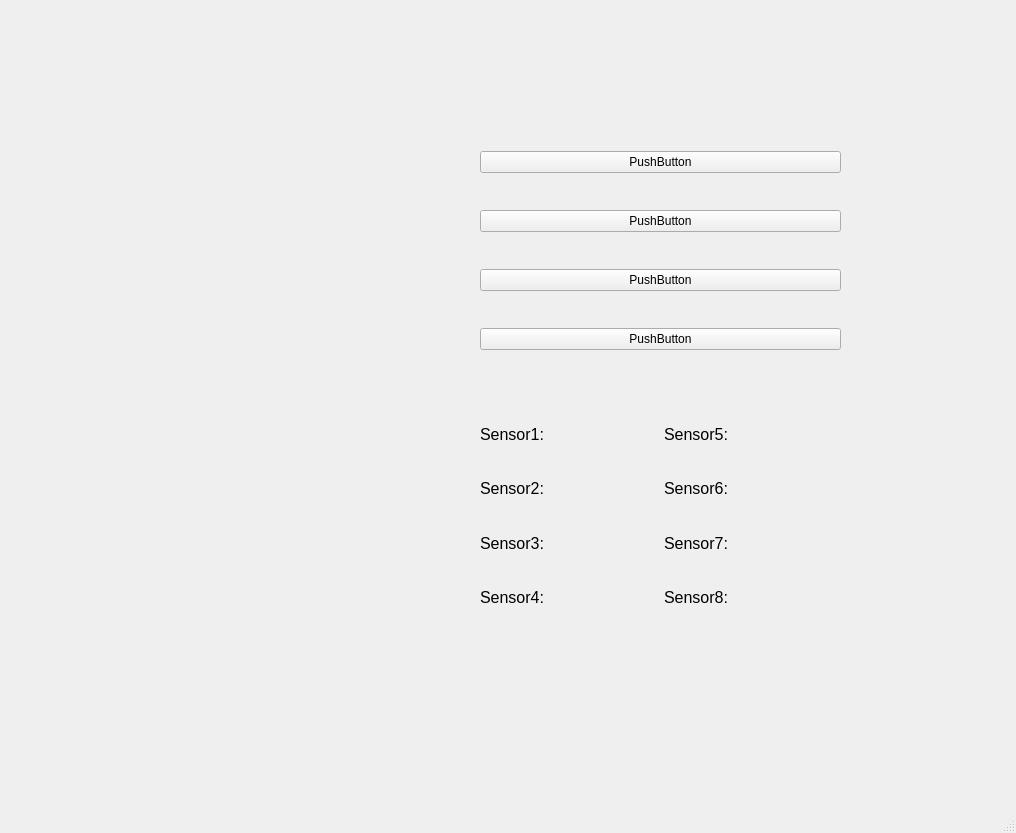
<?xml version="1.0" encoding="UTF-8"?>
<ui version="4.0">
 <class>MainWindow</class>
 <widget class="QMainWindow" name="MainWindow">
  <property name="geometry">
   <rect>
    <x>0</x>
    <y>0</y>
    <width>1016</width>
    <height>833</height>
   </rect>
  </property>
  <property name="windowTitle">
   <string>MainWindow</string>
  </property>
  <widget class="QWidget" name="centralwidget">
   <widget class="QWidget" name="gridLayoutWidget">
    <property name="geometry">
     <rect>
      <x>480</x>
      <y>410</y>
      <width>361</width>
      <height>211</height>
     </rect>
    </property>
    <layout class="QGridLayout" name="gridLayout">
     <item row="0" column="1">
      <widget class="QLabel" name="Sensor5_Label">
       <property name="font">
        <font>
         <pointsize>12</pointsize>
        </font>
       </property>
       <property name="text">
        <string>Sensor5: </string>
       </property>
      </widget>
     </item>
     <item row="1" column="0">
      <widget class="QLabel" name="Sensor2_Label">
       <property name="font">
        <font>
         <pointsize>12</pointsize>
        </font>
       </property>
       <property name="text">
        <string>Sensor2: </string>
       </property>
      </widget>
     </item>
     <item row="1" column="1">
      <widget class="QLabel" name="Sensor6_Label">
       <property name="font">
        <font>
         <pointsize>12</pointsize>
        </font>
       </property>
       <property name="text">
        <string>Sensor6: </string>
       </property>
      </widget>
     </item>
     <item row="0" column="0">
      <widget class="QLabel" name="Sensor1_Label">
       <property name="font">
        <font>
         <pointsize>12</pointsize>
        </font>
       </property>
       <property name="text">
        <string>Sensor1: </string>
       </property>
      </widget>
     </item>
     <item row="2" column="0">
      <widget class="QLabel" name="Sensor3_Label">
       <property name="font">
        <font>
         <pointsize>12</pointsize>
        </font>
       </property>
       <property name="text">
        <string>Sensor3: </string>
       </property>
      </widget>
     </item>
     <item row="2" column="1">
      <widget class="QLabel" name="Sensor7_Label">
       <property name="font">
        <font>
         <pointsize>12</pointsize>
        </font>
       </property>
       <property name="text">
        <string>Sensor7: </string>
       </property>
      </widget>
     </item>
     <item row="3" column="0">
      <widget class="QLabel" name="Sensor4_Label">
       <property name="font">
        <font>
         <pointsize>12</pointsize>
        </font>
       </property>
       <property name="text">
        <string>Sensor4: </string>
       </property>
      </widget>
     </item>
     <item row="3" column="1">
      <widget class="QLabel" name="Sensor8_Label">
       <property name="font">
        <font>
         <pointsize>12</pointsize>
        </font>
       </property>
       <property name="text">
        <string>Sensor8: </string>
       </property>
      </widget>
     </item>
    </layout>
   </widget>
   <widget class="QLabel" name="label_img">
    <property name="geometry">
     <rect>
      <x>50</x>
      <y>10</y>
      <width>361</width>
      <height>791</height>
     </rect>
    </property>
    <property name="text">
     <string/>
    </property>
    <property name="pixmap">
     <pixmap>img.png</pixmap>
    </property>
    <property name="scaledContents">
     <bool>true</bool>
    </property>
   </widget>
   <widget class="QWidget" name="">
    <property name="geometry">
     <rect>
      <x>480</x>
      <y>120</y>
      <width>361</width>
      <height>261</height>
     </rect>
    </property>
    <layout class="QVBoxLayout" name="verticalLayout">
     <item>
      <widget class="QPushButton" name="pushButton">
       <property name="text">
        <string>PushButton</string>
       </property>
      </widget>
     </item>
     <item>
      <widget class="QPushButton" name="pushButton_2">
       <property name="text">
        <string>PushButton</string>
       </property>
      </widget>
     </item>
     <item>
      <widget class="QPushButton" name="pushButton_3">
       <property name="text">
        <string>PushButton</string>
       </property>
      </widget>
     </item>
     <item>
      <widget class="QPushButton" name="pushButton_4">
       <property name="text">
        <string>PushButton</string>
       </property>
      </widget>
     </item>
    </layout>
   </widget>
  </widget>
  <widget class="QMenuBar" name="menubar">
   <property name="geometry">
    <rect>
     <x>0</x>
     <y>0</y>
     <width>1016</width>
     <height>26</height>
    </rect>
   </property>
  </widget>
  <widget class="QStatusBar" name="statusbar"/>
 </widget>
 <resources/>
 <connections/>
</ui>
